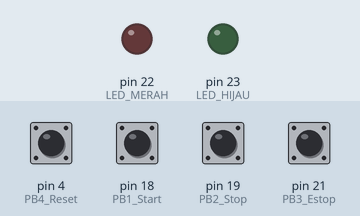
Simulated run of this sketch. Board: Arduino Mega 2560, built for the host (arithmetic inside an expression is 32-bit, double 64-bit). On the bench: output pins drawn as LEDs (lit = HIGH). The test bench sets the inputs (shaded band); at power-on: pin 4 (PB4_Reset), pin 18 (PB1_Start), pin 19 (PB2_Stop), pin 21 (PB3_Estop) LOW.

Above: at 1.2 s.
1.3 s: pin 18 (PB1_Start) pulled HIGH for 0.15 s
At 2.4 s:
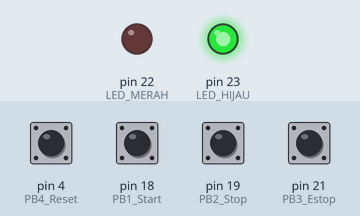
2.9 s: pin 21 (PB3_Estop) pulled HIGH for 0.15 s
At 3.7 s:
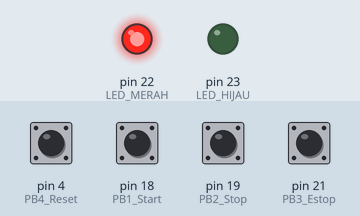
4.5 s: pin 4 (PB4_Reset) pulled HIGH for 0.15 s
At 4.9 s:
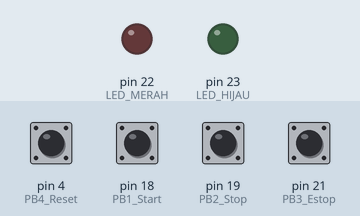
6.1 s: pin 18 (PB1_Start) pulled HIGH for 1 s
At 7.3 s:
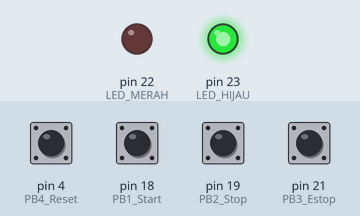
8.6 s: pin 4 (PB4_Reset) driven HIGH and pin 21 (PB3_Estop) driven HIGH
At 9.5 s:
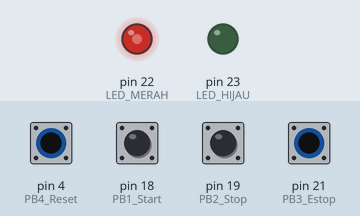
10.1 s: pin 4 (PB4_Reset) driven LOW
At 11.3 s:
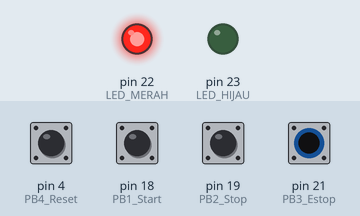
Timing chart, 0 to 12.6 s (numbered marks = the images above; inputs shaded):
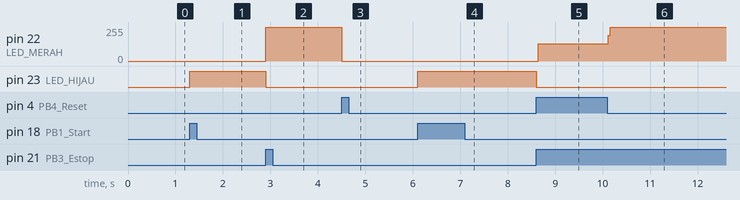

Measured:
- after the input at 1.3 s, pin 23 (LED_HIJAU): LOW → HIGH at once
- after the input at 2.9 s, pin 22 (LED_MERAH): 0/255 → 255/255 at once; pin 23 (LED_HIJAU): HIGH → LOW at once
- after the input at 4.5 s, pin 22 (LED_MERAH): 255/255 → 0/255 at once
- after the input at 6.1 s, pin 23 (LED_HIJAU): LOW → HIGH at once
- after the input at 8.6 s, pin 22 (LED_MERAH): 0/255 → 130/255 at once; pin 23 (LED_HIJAU): HIGH → LOW at once
- after the input at 10.1 s, pin 22 (LED_MERAH): 130/255 → 255/255 at once

The sketch:

Project-02.ino
```cpp
const int LED_HIJAU = 23; //HIJAU ARTINYA RUNNING
const int LED_MERAH = 22; //MERAH ARTINYA STOPPU

const int PB1_Start = 18; //START HANYA BISA MERUBAH READY KE RUNNING
const int PB2_Stop = 19;  //STOP MERUBAH RUNNING KE READY
const int PB3_Estop = 21; //EMERGENCY BISA MENGUBAH READY DAN RUNNING MENJADI EMERGENCY
const int PB4_Reset = 4; //RESET MENGUBAH EMERGENCY MENJADI READY

int state = 0;//READY(0), RUNNING(1), EMERGENCY(2)

void setup() {
  Serial.begin(115200);
  pinMode(LED_HIJAU, OUTPUT);
  pinMode(LED_MERAH, OUTPUT);

  pinMode(PB1_Start, INPUT_PULLDOWN);
  pinMode(PB2_Stop, INPUT_PULLDOWN);
  pinMode(PB3_Estop, INPUT_PULLDOWN);
  pinMode(PB4_Reset, INPUT_PULLDOWN);

}

void loop() {

  if(digitalRead(PB3_Estop) == HIGH && (state == 0 || state == 1)){
    state = 2;
  } else if(digitalRead(PB1_Start) == HIGH && state == 0){
    state = 1;
  } else if(digitalRead(PB2_Stop) == HIGH && state == 1){
    state = 0;
  } else if(digitalRead(PB4_Reset) == HIGH && state == 2){
    state = 0;
  }

  if(state == 0){
    digitalWrite(LED_HIJAU, LOW);
    digitalWrite(LED_MERAH, LOW);
  }
  if(state == 1){
    digitalWrite(LED_HIJAU, HIGH);
    digitalWrite(LED_MERAH, LOW);
  }
  if(state == 2){
    digitalWrite(LED_HIJAU, LOW);
    digitalWrite(LED_MERAH, HIGH);
  }

}
```
